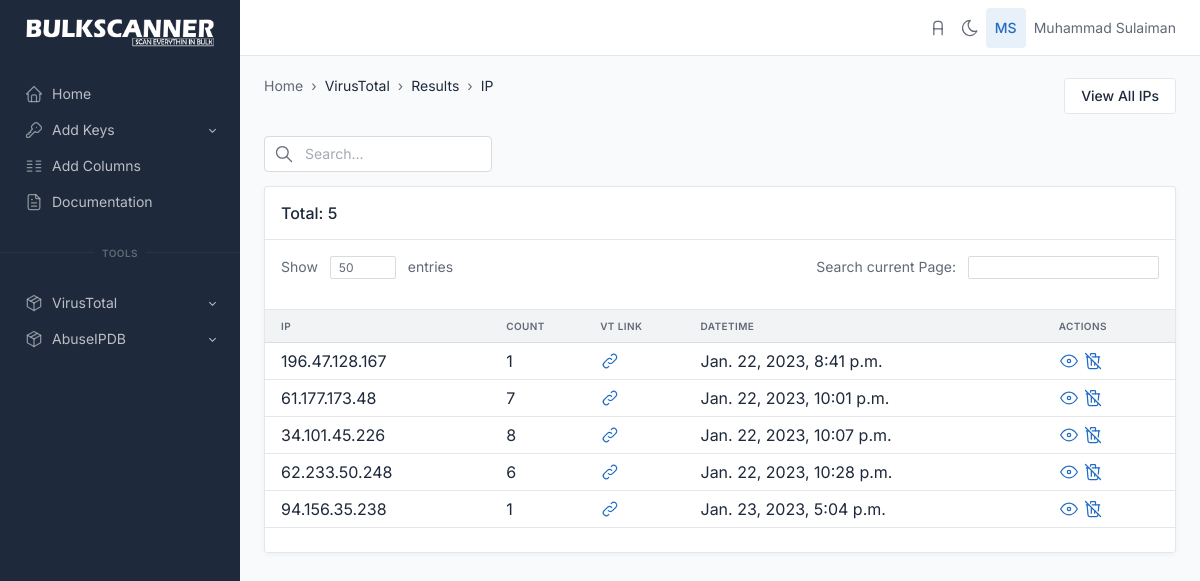
The app's page /virustotal/malicious_ips (signed in) with its own data.
### virustotal/models.py (models this page shows, shortened)
class ip_addresses(models.Model):
    ip = models.CharField(max_length=50, unique=True)
    network = models.CharField(max_length=100, null=True)
    count = models.IntegerField(null=True)
    last_analysis_stats = models.JSONField(null=True)
    total_votes = models.JSONField(null=True)
    date_time = models.DateTimeField(default=datetime.datetime.now())
    owner = models.CharField(null=True, max_length=100)
    country = models.CharField(null=True, max_length=100)
    regional_internet_registry = models.CharField(null=True, max_length=100)

### virustotal/views.py (the view)
# urls.py: path('malicious_ips', views.vt_malicious_ips, name='malicious_ips'),
def vt_malicious_ips(request):
    if request.user.is_authenticated:
        queryset = ip_addresses.objects.filter(count__gt=0).all()
        show_entries = request.GET.get('show_entries')
        if show_entries:
            paginator = Paginator(queryset, show_entries)
            ips_count = paginator.count
            page_number = request.GET.get('page')
            queryset = paginator.get_page(page_number)
            context = {'all_malicious_ips': queryset,
                       'ips_count': ips_count}
            return render(request, 'virustotal/malicious_ips.html', context)
        else:
            paginator = Paginator(queryset, 50)
            ips_count = paginator.count
            page_number = request.GET.get('page')
            queryset = paginator.get_page(page_number)
        context = {'all_malicious_ips': queryset,
                   'ips_count': ips_count}
        return render(request, 'virustotal/malicious_ips.html', context)
    else:
        return redirect("login")

### templates/virustotal/malicious_ips.html (shortened to what this page needs)
{% extends 'base.html' %} {% load static %}
{% block body %}
<div class="page-wrapper">
  <div class="container-xl">
    <div class="page-header d-print-none">
      <div class="row align-items-center">
        <div class="col">
          <ol class="breadcrumb breadcrumb-arrows" aria-label="breadcrumbs">
            <li class="breadcrumb-item">
              <a href="{% url 'index' %}">Home</a>
            </li>
            <li class="breadcrumb-item">VirusTotal</a></li>
            <li class="breadcrumb-item active" aria-current="page">
              <a href="#">Results</a>
            <li class="breadcrumb-item active" aria-current="page">
              <a href="{% url 'malicious_ips' %}">IP</a>
            </li>
          </ol>
          <br />
        </div>
        <div class="col-auto ms-auto d-print-none">
          <div class="btn-list">
            <span class="d-none d-sm-inline">
              <a href="{% url 'allips' %}" class="btn btn-white">
                View All IPs
              </a>
            </span>
          </div>
        </div>
      </div>
    </div>
  </div>
  <div class="page-body">
    <div class="container-xl">
      <div class="col-3">
        <form action="{% url 'vt_search_malicious_ips' %}" method="get">
          <div class="input-icon">
            <span class="input-icon-addon">
            </span>
            <input type="text" class="form-control" placeholder="Search..." aria-label="Search in website" name="search_text">
          </div>
        </form>
      </div>
      {% if vt_ip_search_result %}
      <div class="row row-cards">
        <div class="col-12">
          <div class="card">
            <div class="card-header">
              <h3 class="card-title">Your query: {{search_text}}</h3>
            </div>
            <div class="table-responsive">
              <table
                class="table card-table table-vcenter text-nowrap datatable" id="myTable"
              >
                <thead>
                  <tr>
                    <th>IP</th>
                    <th>Count</th>
                    <th>VT Link</th>
                    <th>DateTime</th>
                    <th>Actions</th>
                  </tr>
                </thead>
                <tbody>
                  {% for ipdata in vt_ip_search_result%}
                  <tr>
                    <td>
                      <a
                        href="https://{{ipdata.ip}}"
                        target="_blank"
                        class="text-reset"
                        tabindex="-1"
                        >{{ipdata.ip}}</a
                      >
                    </td>
                    <td>{{ipdata.count}}</td>
                    <td>
                      <a href="https://www.virustotal.com/gui/ip-address/{{ipdata.ip}}" target="_blank">
                      <svg xmlns="http://www.w3.org/2000/svg" class="icon icon-tabler icon-tabler-link" width="24" height="24" viewBox="0 0 24 24" stroke-width="2" stroke="currentColor" fill="none" stroke-linecap="round" stroke-linejoin="round">
                        <path stroke="none" d="M0 0h24v24H0z" fill="none"></path>
                        <path d="M10 14a3.5 3.5 0 0 0 5 0l4 -4a3.5 3.5 0 0 0 -5 -5l-.5 .5"></path>
                        <path d="M14 10a3.5 3.5 0 0 0 -5 0l-4 4a3.5 3.5 0 0 0 5 5l.5 -.5"></path>
                     </svg>
                    </a>
                    </td>
                    <td>{{ipdata.date_time}}</td>
                   <td>
                   <a href="{% url 'ip_details' ip=ipdata.ip %}" style = "text-decoration: none;" target="_blank">
                    <svg xmlns="http://www.w3.org/2000/svg" class="icon icon-tabler icon-tabler-eye" width="24" height="24" viewBox="0 0 24 24" stroke-width="2" stroke="currentColor" fill="none" stroke-linecap="round" stroke-linejoin="round">
                      <path stroke="none" d="M0 0h24v24H0z" fill="none"></path>
                      <circle cx="12" cy="12" r="2"></circle>
                      <path d="M22 12c-2.667 4.667 -6 7 -10 7s-7.333 -2.333 -10 -7c2.667 -4.667 6 -7 10 -7s7.333 2.333 10 7"></path>
                   </svg>
                  </a>
                  <a href="{% url 'delete_ip' ip=ipdata.ip %}" style = "text-decoration: none;">
                  <svg xmlns="http://www.w3.org/2000/svg" class="icon icon-tabler icon-tabler-trash-off" width="24" height="24" viewBox="0 0 24 24" stroke-width="2" stroke="currentColor" fill="none" stroke-linecap="round" stroke-linejoin="round">
                    <path stroke="none" d="M0 0h24v24H0z" fill="none"></path>
                    <line x1="3" y1="3" x2="21" y2="21"></line>
                    <path d="M4 7h3m4 0h9"></path>
                    <line x1="10" y1="11" x2="10" y2="17"></line>
                    <line x1="14" y1="14" x2="14" y2="17"></line>
                    <path d="M5 7l1 12a2 2 0 0 0 2 2h8a2 2 0 0 0 2 -2l.077 -.923"></path>
                    <line x1="18.384" y1="14.373" x2="19" y2="7"></line>
                    <path d="M9 5v-1a1 1 0 0 1 1 -1h4a1 1 0 0 1 1 1v3"></path>
                 </svg>
                </a>
                   </td>
                  </tr>
                  {% empty %}
                  <tr><td colspan="6" style="text-align:center">No Data found</td></tr>
                  {% endfor %}
                </tbody>
              </table>
            </div>
          </div>
        </div>
      </div>
      {% elif all_malicious_ips%}
      <div class="row row-cards">
        <div class="col-12">
          <div class="card">
            <div class="card-header">
              <h3 class="card-title">Total: {{ips_count}}</h3>
            </div>
            <div class="card-body border-bottom py-3">
              <div class="d-flex">
                <form action="{% url 'malicious_ips' %}" method="GET">
                <div class="text-muted">
                  Show
                  <div class="mx-2 d-inline-block">
                    <input
                      type="text"
                      class="form-control form-control-sm"
                      value="50"
                      size="3"
                      aria-label="Invoices count"
                      name="show_entries"
                    />
                  </div>
                </form>
                  entries
                </div>
                <div class="ms-auto text-muted">
                  Search current Page:
                  <div class="ms-2 d-inline-block">
                    <input
                      type="text"
                      class="form-control form-control-sm"
                      aria-label="Search invoice"
                      name="search_table"
                      id="myInput"
                      onkeyup="myFunction()"
                    />
                  </div>
                </div>
              </div>
            </div>
            <div class="table-responsive">
              <table
                class="table card-table table-vcenter text-nowrap datatable" id="myTable"
              >
                <thead>
                  <tr>
                    <th>IP</th>
                    <th>Count</th>
                    <th>VT Link</th>
                    <th>DateTime</th>
                    <th>Actions</th>
                  </tr>
                </thead>
                <tbody>
                  {% for ipdata in all_malicious_ips%}
                  <tr>
                    <td>
                      <a
                        href="https://{{ipdata.ip}}"
                        target="_blank"
                        class="text-reset"
                        tabindex="-1"
                        >{{ipdata.ip}}</a
                      >
                    </td>
                    <td>{{ipdata.count}}</td>
                    <td>
                      <a href="https://www.virustotal.com/gui/ip-address/{{ipdata.ip}}" target="_blank">
                    </a>
                    </td>
                    <td>{{ipdata.date_time}}</td>
                   <td>
                   <a href="{% url 'ip_details' ip=ipdata.ip %}" style = "text-decoration: none;" target="_blank">
                  </a>
                  <a href="{% url 'delete_ip' ip=ipdata.ip %}" style = "text-decoration: none;">
                </a>
                   </td>
                  </tr>
                  {% empty %}
                  <tr><td colspan="6" style="text-align:center">No Data found</td></tr>
                  {% endfor %}
                </tbody>
              </table>
            </div>
            <div class="card-footer d-flex align-items-center">
            </div>
          </div>
        </div>
      </div>
      {% endif %}
    </div>
  </div>
</div>
{% endblock body %}

### templates/base.html (shortened to what this page needs)
{% load static %}
<html lang="en">
  <head>
    <link href="{% static 'css/tabler.min.css' %}" rel="stylesheet" />
    <link href="{% static 'css/tabler-flags.min.css' %}" rel="stylesheet" />
    <link href="{% static 'css/tabler-payments.min.css' %}" rel="stylesheet" />
    <link href="{% static 'css/tabler-vendors.min.css' %}" rel="stylesheet" />
    <link href="{% static 'css/demo.min.css' %}" rel="stylesheet" />
  </head>
  <body >
    <div class="wrapper">
      <aside class="navbar navbar-vertical navbar-expand-lg navbar-dark">
        <div class="container-fluid">
          <h1 class="navbar-brand navbar-brand-autodark">
            <a href="{% url 'index' %}">
              <img src="{% static 'logo_white.png' %}" width="50" height="10" alt="BulkScanner" class="navbar-brand-image">
            </a>
          </h1>
          <div class="collapse navbar-collapse" id="navbar-menu">
            <ul class="navbar-nav pt-lg-3">
              <li class="nav-item">
                <a class="nav-link" href="{% url 'index' %}" >
                  <span class="nav-link-icon d-md-none d-lg-inline-block">
                  </span>
                  <span class="nav-link-title">
                    Home
                  </span>
                </a>
              </li>
              <li class="nav-item dropdown">
                <a class="nav-link dropdown-toggle" href="#navbar-base" data-bs-toggle="dropdown" data-bs-auto-close="false" role="button" aria-expanded="false" >
                  <span class="nav-link-icon d-md-none d-lg-inline-block">
                  </span>
                  <span class="nav-link-title">
                    Add Keys
                  </span>
                </a>
              </li>
              <li class="nav-item">
                <a class="nav-link" href="{% url 'add_columns' %}" >
                  <span class="nav-link-icon d-md-none d-lg-inline-block">
                  </span>
                  <span class="nav-link-title">
                    Add Columns
                  </span>
                </a>
              </li>
              <li class="nav-item">
                <a class="nav-link" href="./docs/index.html" >
                  <span class="nav-link-icon d-md-none d-lg-inline-block">
                  </span>
                  <span class="nav-link-title">
                    Documentation
                  </span>
                </a>
              </li>
              <div class="hr-text">Tools</div>
              <li class="nav-item dropdown">
                <a class="nav-link dropdown-toggle" href="#navbar-base" data-bs-toggle="dropdown" data-bs-auto-close="false" role="button" aria-expanded="false" >
                  <span class="nav-link-icon d-md-none d-lg-inline-block">
                  </span>
                  <span class="nav-link-title">
                    VirusTotal
                  </span>
                </a>
              </li>
              <li class="nav-item dropdown">
                <a class="nav-link dropdown-toggle" href="#navbar-base" data-bs-toggle="dropdown" data-bs-auto-close="false" role="button" aria-expanded="false" >
                  <span class="nav-link-icon d-md-none d-lg-inline-block">
                  </span>
                  <span class="nav-link-title">
                    AbuseIPDB
                  </span>
                </a>
              </li>
            </ul>
          </div>
        </div>
      </aside>
      <header class="navbar navbar-expand-md navbar-light d-none d-lg-flex d-print-none">
        <div class="container-xl">
          <div class="navbar-nav flex-row order-md-last">
          <a
          href="{% url 'admin:index' %}" target="_blank"
          class="nav-link px-0 "
          title="Go to Admin Area"
          data-bs-toggle="tooltip"
          data-bs-placement="bottom"
            >
            </a>
            <a href="?theme=dark" class="nav-link px-0 hide-theme-dark" title="Enable dark mode" data-bs-toggle="tooltip" data-bs-placement="bottom">
            </a>
            <div class="nav-item dropdown">
              <a href="#" class="nav-link d-flex lh-1 text-reset p-0" data-bs-toggle="dropdown" aria-label="Open user menu">
                <span class="avatar bg-blue-lt">{{user.first_name|slice:"1"}}{{user.last_name|slice:"1"}}</span>
                <div class="d-none d-xl-block ps-2">
                  <div>{{user.first_name}} {{user.last_name}}</div>
                </div>
              </a>
            </div>
          </div>
        </div>
      </header>
      <div class="page-wrapper">
        {% block body %}
        {% endblock body %}
    </div>
  </body>
</html>

### records on screen
ip_addresses: ip "196.47.128.167", count "1", date_time "Jan. 22, 2023, 8:41 p.m."
ip_addresses: ip "61.177.173.48", count "7", date_time "Jan. 22, 2023, 10:01 p.m."
ip_addresses: ip "34.101.45.226", count "8", date_time "Jan. 22, 2023, 10:07 p.m."
ip_addresses: ip "62.233.50.248", count "6", date_time "Jan. 22, 2023, 10:28 p.m."
ip_addresses: ip "94.156.35.238", count "1", date_time "Jan. 23, 2023, 5:04 p.m."

### other values on screen
{{ user.first_name|slice:"1" }} "M"
{{ user.last_name|slice:"1" }} "S"
{{ user.first_name }} "Muhammad"
{{ user.last_name }} "Sulaiman"
{{ ips_count }} "5"
